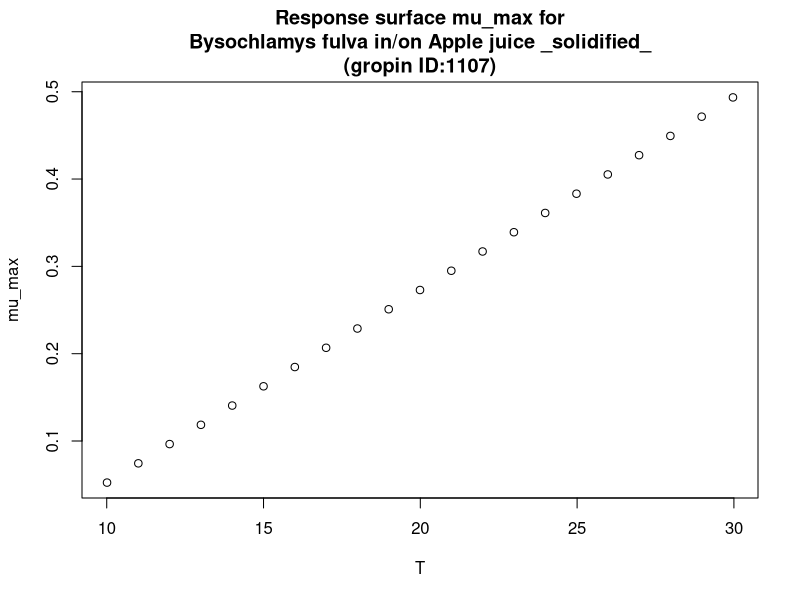

Write the R code that produced this figure.
#############################
# start of Parameter script
#############################
T <- seq(10.01,29.97002997003,length.out=21)
#############################
# end of Parameter script
#############################
############################# 
# start of Model script Gropin ID 1107 
#############################
 
# constant coefficients for this model
 
variables <- data.frame(T)
argumentsPar <- expand.grid(variables)
 
# heart of the model
response_surface <- function(T) {
   mumax <-0.0221*(T-7.64)

return(mumax=mumax)
} 

# output parameters
mumax <- cbind(argumentsPar,response_surface(argumentsPar['T']))
colnames(mumax) <- c(colnames(argumentsPar),'mumax')
#############################
# End of Model script
#############################
############################# 
# start of Visualisation script Gropin ID 1107 
#############################
plot(T,mumax$mumax,
                          xlab='T',
                          ylab='mu_max',main='Response surface mu_max for
Bysochlamys fulva in/on Apple juice _solidified_
(gropin ID:1107)')
#############################
# End of Visualisation script
#############################
